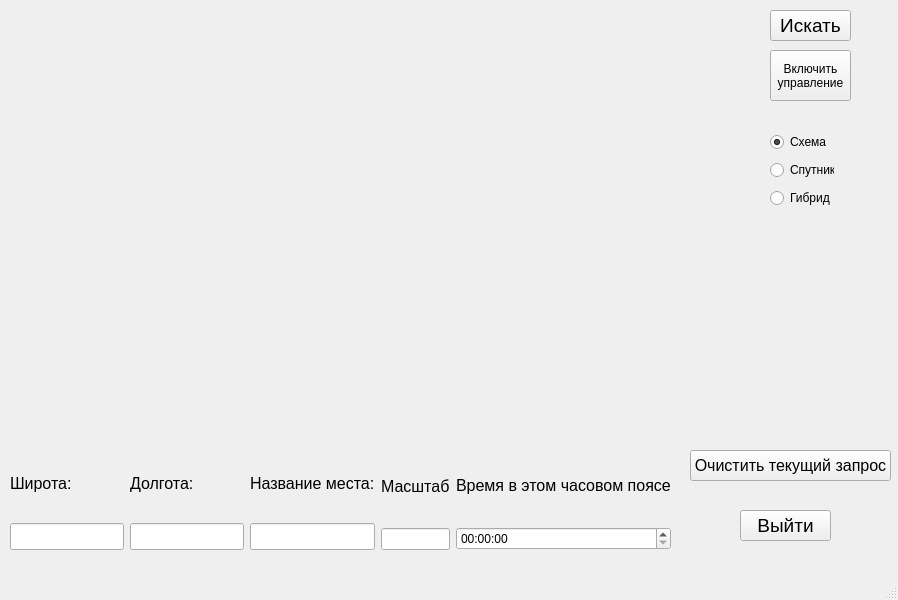
<?xml version="1.0" encoding="UTF-8"?>
<ui version="4.0">
 <class>MainWindow</class>
 <widget class="QMainWindow" name="MainWindow">
  <property name="geometry">
   <rect>
    <x>0</x>
    <y>0</y>
    <width>898</width>
    <height>600</height>
   </rect>
  </property>
  <property name="sizePolicy">
   <sizepolicy hsizetype="Fixed" vsizetype="Fixed">
    <horstretch>0</horstretch>
    <verstretch>0</verstretch>
   </sizepolicy>
  </property>
  <property name="minimumSize">
   <size>
    <width>898</width>
    <height>600</height>
   </size>
  </property>
  <property name="maximumSize">
   <size>
    <width>898</width>
    <height>600</height>
   </size>
  </property>
  <property name="cursor">
   <cursorShape>ArrowCursor</cursorShape>
  </property>
  <property name="windowTitle">
   <string>MainWindow</string>
  </property>
  <property name="windowOpacity">
   <double>1.000000000000000</double>
  </property>
  <widget class="QWidget" name="centralwidget">
   <widget class="QPushButton" name="search_btn">
    <property name="geometry">
     <rect>
      <x>770</x>
      <y>10</y>
      <width>81</width>
      <height>31</height>
     </rect>
    </property>
    <property name="font">
     <font>
      <pointsize>14</pointsize>
     </font>
    </property>
    <property name="text">
     <string>Искать</string>
    </property>
   </widget>
   <widget class="QPushButton" name="quit_btn">
    <property name="geometry">
     <rect>
      <x>740</x>
      <y>510</y>
      <width>91</width>
      <height>31</height>
     </rect>
    </property>
    <property name="font">
     <font>
      <pointsize>14</pointsize>
     </font>
    </property>
    <property name="text">
     <string>Выйти</string>
    </property>
   </widget>
   <widget class="QWidget" name="horizontalLayoutWidget_2">
    <property name="geometry">
     <rect>
      <x>10</x>
      <y>450</y>
      <width>661</width>
      <height>100</height>
     </rect>
    </property>
    <layout class="QHBoxLayout" name="horizontalLayout_2">
     <item>
      <layout class="QHBoxLayout" name="horizontalLayout">
       <item>
        <layout class="QVBoxLayout" name="verticalLayout">
         <item>
          <widget class="QLabel" name="geo_width">
           <property name="font">
            <font>
             <pointsize>12</pointsize>
            </font>
           </property>
           <property name="text">
            <string>Широта:</string>
           </property>
          </widget>
         </item>
         <item>
          <widget class="QLineEdit" name="latitude_input">
           <property name="font">
            <font>
             <pointsize>12</pointsize>
            </font>
           </property>
          </widget>
         </item>
        </layout>
       </item>
       <item>
        <layout class="QVBoxLayout" name="verticalLayout_2">
         <item>
          <widget class="QLabel" name="geo_height">
           <property name="font">
            <font>
             <pointsize>12</pointsize>
            </font>
           </property>
           <property name="text">
            <string>Долгота:</string>
           </property>
          </widget>
         </item>
         <item>
          <widget class="QLineEdit" name="longitude_input">
           <property name="font">
            <font>
             <pointsize>12</pointsize>
            </font>
           </property>
          </widget>
         </item>
        </layout>
       </item>
      </layout>
     </item>
     <item>
      <layout class="QVBoxLayout" name="verticalLayout_3">
       <item>
        <widget class="QLabel" name="place_name">
         <property name="font">
          <font>
           <pointsize>12</pointsize>
          </font>
         </property>
         <property name="text">
          <string>Название места:</string>
         </property>
        </widget>
       </item>
       <item>
        <widget class="QLineEdit" name="place_name_input">
         <property name="font">
          <font>
           <pointsize>12</pointsize>
          </font>
         </property>
         <property name="text">
          <string/>
         </property>
        </widget>
       </item>
      </layout>
     </item>
     <item>
      <layout class="QVBoxLayout" name="verticalLayout_5">
       <item>
        <widget class="QLabel" name="zoom_label">
         <property name="font">
          <font>
           <pointsize>12</pointsize>
          </font>
         </property>
         <property name="text">
          <string>Масштаб</string>
         </property>
        </widget>
       </item>
       <item>
        <widget class="QLineEdit" name="zoom_input"/>
       </item>
      </layout>
     </item>
     <item>
      <layout class="QVBoxLayout" name="verticalLayout_4">
       <item>
        <widget class="QLabel" name="local_time">
         <property name="font">
          <font>
           <pointsize>12</pointsize>
          </font>
         </property>
         <property name="text">
          <string>Время в этом часовом поясе</string>
         </property>
        </widget>
       </item>
       <item>
        <widget class="QTimeEdit" name="local_timer"/>
       </item>
      </layout>
     </item>
    </layout>
   </widget>
   <widget class="QPushButton" name="clear_current_search_btn">
    <property name="geometry">
     <rect>
      <x>690</x>
      <y>450</y>
      <width>201</width>
      <height>31</height>
     </rect>
    </property>
    <property name="font">
     <font>
      <pointsize>12</pointsize>
     </font>
    </property>
    <property name="text">
     <string>Очистить текущий запрос</string>
    </property>
   </widget>
   <widget class="QPushButton" name="move_btn">
    <property name="enabled">
     <bool>true</bool>
    </property>
    <property name="geometry">
     <rect>
      <x>770</x>
      <y>50</y>
      <width>81</width>
      <height>51</height>
     </rect>
    </property>
    <property name="cursor">
     <cursorShape>CrossCursor</cursorShape>
    </property>
    <property name="text">
     <string>Включить
управление</string>
    </property>
   </widget>
   <widget class="QWidget" name="verticalLayoutWidget">
    <property name="geometry">
     <rect>
      <x>770</x>
      <y>130</y>
      <width>64</width>
      <height>80</height>
     </rect>
    </property>
    <layout class="QVBoxLayout" name="verticalLayout_6">
     <item>
      <widget class="QRadioButton" name="plan_btn">
       <property name="text">
        <string>Схема</string>
       </property>
       <property name="checked">
        <bool>true</bool>
       </property>
      </widget>
     </item>
     <item>
      <widget class="QRadioButton" name="satellite_btn">
       <property name="text">
        <string>Спутник</string>
       </property>
       <property name="checked">
        <bool>false</bool>
       </property>
      </widget>
     </item>
     <item>
      <widget class="QRadioButton" name="hybrid_btn">
       <property name="text">
        <string>Гибрид</string>
       </property>
      </widget>
     </item>
    </layout>
   </widget>
  </widget>
  <widget class="QMenuBar" name="menubar">
   <property name="geometry">
    <rect>
     <x>0</x>
     <y>0</y>
     <width>898</width>
     <height>22</height>
    </rect>
   </property>
  </widget>
  <widget class="QStatusBar" name="statusbar"/>
 </widget>
 <resources/>
 <connections/>
</ui>
